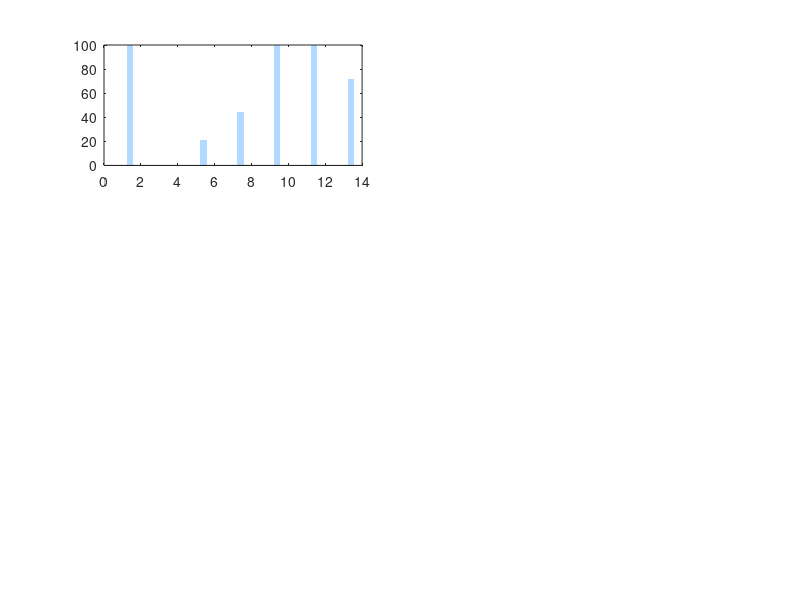

This chart was generated by the following MATLAB code: (Note: this script raises an error after producing the figure.)
clc
clear
close all
tic

%% Data
%%% FLE patient 18 in patient-specific strategy (input form-1 is the best)
FleTle_InputForm{1,1} = [100, 0, 21, 44.2, 99.9, 99.8, 72.0]';
FleTle_InputForm{1,2} = [100, 0, 23, 40.0, 99.9, 99.7, 69.9]';
FleTle_InputForm{1,3} = [50, 0, 18, 32.8, 99.9, 99.8, 66.4]';
FleTle_InputForm{1,4} = [50, 0, 22, 32.8, 99.9, 99.7, 66.3]';

%%% TLE patient 3 in patient-specific strategy (input form-2 is the best)
FleTle_InputForm{2,1} = [100, 0, 17, 63.5, 99.8, 99.8, 81.7]';
FleTle_InputForm{2,2} = [100, 0, 16, 74.3, 99.8, 99.8, 87.0]';
FleTle_InputForm{2,3} = [100, 0, 18, 64.6, 99.8, 99.7, 82.2]';
FleTle_InputForm{2,4} = [100, 0, 16, 69.4, 99.9, 99.9, 84.7]';

%%% FLE patient 10 in patient-cross strategy (input form-3 is the best)
FleTle_InputForm{3,1} = [100, 1.3, 10, 65.4, 93.0, 92.9, 79.2]';
FleTle_InputForm{3,2} = [100, 1.1, 10, 69.2, 92.9, 92.8, 81.0]';
FleTle_InputForm{3,3} = [100, 0.5, 10, 88.5, 98.1, 98.1, 93.3]';
FleTle_InputForm{3,4} = [100, 1.6, 10, 65.4, 89.0, 89.0, 77.2]';

%%% TLE patient 11 in patient-cross strategy (input form-4 is the best)
FleTle_InputForm{4,1} = [100, 1.9, 19, 76.9, 89.3, 89.1, 83.1]';
FleTle_InputForm{4,2} = [100, 0.8, 25, 70.7, 94.5, 94.2, 82.6]';
FleTle_InputForm{4,3} = [80, 1.2, 22, 71.0, 94.7, 94.5, 82.9]';
FleTle_InputForm{4,4} = [100, 0.7, 20, 77.2, 95.0, 94.8, 86.1]';

%% Plotting
NumRow = 3;
NumColumn = 2;
labels = {'Sene (%)', 'FDR (1/h)', 'Latency (s)','Sens (%)', 'Spec (%)', 'Acc (%)', 'AUC (%)',};
x = 2:2:2*length(labels);
BarWidth = 0.17;
Tn = {'(A) Results of FLE Patient 18 in Patient-Specific Strategy';
    '(B) Results of TLE Patient 03 in Patient-Specific Strategy';
    '(C) Results of FLE Patient 10 in Patient-Cross Strategy';
    '(D) Results of TLE Patient 11 in Patient-Cross Strategy'};

FaceColors = {[.7 .7 .7; .5 .5 .5; .3 .3 .3; .1 .1 .1];
    [1.0 0.8 0.8; 1.0 0.5 0.4; 0.8 0.2 0.2; 0.5 0.0 0.0];
    [0.7 0.85 1; 0.4 0.7 1.0; 0.0 0.45 0.8; 0.0 0.15 0.65];
    [0.7 1.0 0.7; 0.4 0.85 0.4; 0.1 0.6 0.2; 0.0 0.35 0.10];
    [1.0 0.8 0.8; 1.0 0.5 0.4; 0.8 0.2 0.2; 0.5 0.0 0.0];
    [0.6 1.0 1.0; 0.2 0.9 0.9; 0.0 0.7 0.7; 0.0 0.4 0.6];
    [0.8 0.7 1.0; 0.6 0.4 1.0; 0.4 0.0 0.8; 0.25 0.0 0.5];
    [1.0 0.9 0.6; 1.0 0.7 0.2; 0.9 0.5 0.0; 0.6 0.3 0.0]};

FaceColorsIndex = 3; %%%%%%%%%%%%%%%%%%%%%%%%%%%
YCenterMore = 3.5;

h = figure;
set(gcf,'outerposition',get(0,'screensize'))
NumSubFig = 4;

for SubFigNum = 1:NumSubFig
    subplot(NumRow,NumColumn,SubFigNum)
    b1 = bar(x-0.6, FleTle_InputForm{SubFigNum,1},BarWidth,'FaceColor',FaceColors{FaceColorsIndex,1}(1,:),'EdgeColor','none'); % 绘制 group1 数据
    XC1 = b1.XData; % 柱子的中心位置
    YC1 = b1.YData; % 柱子的高度
    for i = 1:length(labels)
        text(XC1(i),YC1(i)+YCenterMore,num2str(FleTle_InputForm{SubFigNum,1}(i,1)),'HorizontalAlignment','center',...
            'FontSize',6,'FontWeight','bold','Color',FaceColors{FaceColorsIndex,1}(1,:));
    end
    hold on;

    b2 = bar(x-0.2, FleTle_InputForm{SubFigNum,2},BarWidth,'FaceColor',FaceColors{FaceColorsIndex,1}(2,:),'EdgeColor','none'); % 绘制 group2 数据
    XC2 = b2.XData; % 柱子的中心位置
    YC2 = b2.YData; % 柱子的高度
    for i = 1:length(labels)
        text(XC2(i),YC2(i)+YCenterMore,num2str(FleTle_InputForm{SubFigNum,2}(i,1)),'HorizontalAlignment','center',...
            'FontSize',6,'FontWeight','bold','Color',FaceColors{FaceColorsIndex,1}(2,:));
    end
    hold on;

    b3 = bar(x+0.2, FleTle_InputForm{SubFigNum,3},BarWidth,'FaceColor',FaceColors{FaceColorsIndex,1}(3,:),'EdgeColor','none'); % 绘制 group2 数据
    XC3 = b3.XData; % 柱子的中心位置
    YC3 = b3.YData; % 柱子的高度
    for i = 1:length(labels)
        text(XC3(i),YC3(i)+YCenterMore,num2str(FleTle_InputForm{SubFigNum,3}(i,1)),'HorizontalAlignment','center',...
            'FontSize',6,'FontWeight','bold','Color',FaceColors{FaceColorsIndex,1}(3,:));
    end
    hold on;

    b4 = bar(x+0.6, FleTle_InputForm{SubFigNum,4},BarWidth,'FaceColor',FaceColors{FaceColorsIndex,1}(4,:),'EdgeColor','none'); % 绘制 group2 数据
    XC4 = b4.XData; % 柱子的中心位置
    YC4 = b4.YData; % 柱子的高度
    for i = 1:length(labels)
        text(XC4(i),YC4(i)+YCenterMore,num2str(FleTle_InputForm{SubFigNum,4}(i,1)),'HorizontalAlignment','center',...
            'FontSize',6,'FontWeight','bold','Color',FaceColors{FaceColorsIndex,1}(4,:));
    end
    hold on;

    set(gca,'FontSize',12,'FontWeight','bold')
    set(gca, 'XTick', x, 'XTickLabel', labels,'FontSize',10);
    lgd = legend({'Input Form 1', 'Input Form 2','Input Form 3', 'Input Form 4'},'FontSize',7,'Orientation','vertical','Location','north','box','off');
    lgd.ItemTokenSize = [8,0];
    ylabel('Magnitude');
    title(Tn{SubFigNum,1},'FontSize',16)
    ylim([0 108])
    xlim([1 15])
    ax = gca;
    ax.Box = 'off';
    ax.XAxisLocation = 'bottom';
    ax.YAxisLocation = 'left';
    grid on
    ax.GridLineStyle = '--';
    ax.GridAlpha = 0.15;
end
%saveas(h,'m5_For_Figure-7','epsc')
%saveas(h,'m5_For_Figure-7','fig')

saveas(h,'m5_For_Figure-7_v3','epsc')
saveas(h,'m5_For_Figure-7_v3','fig')
%%
toc